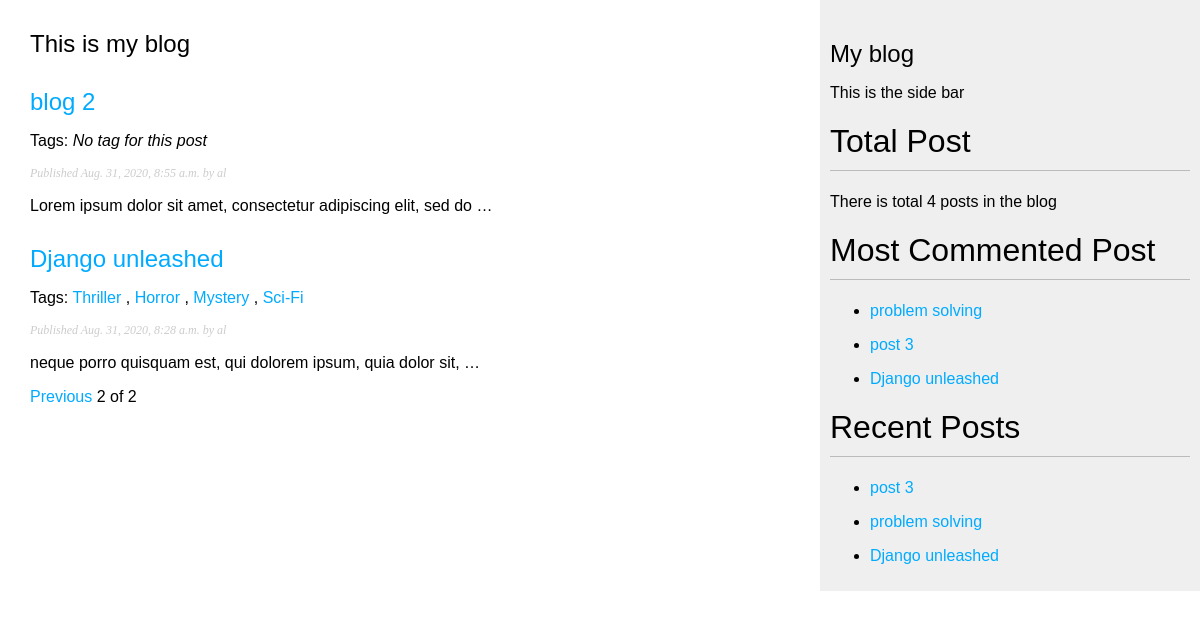
Before: /?page=2 with the older database file.
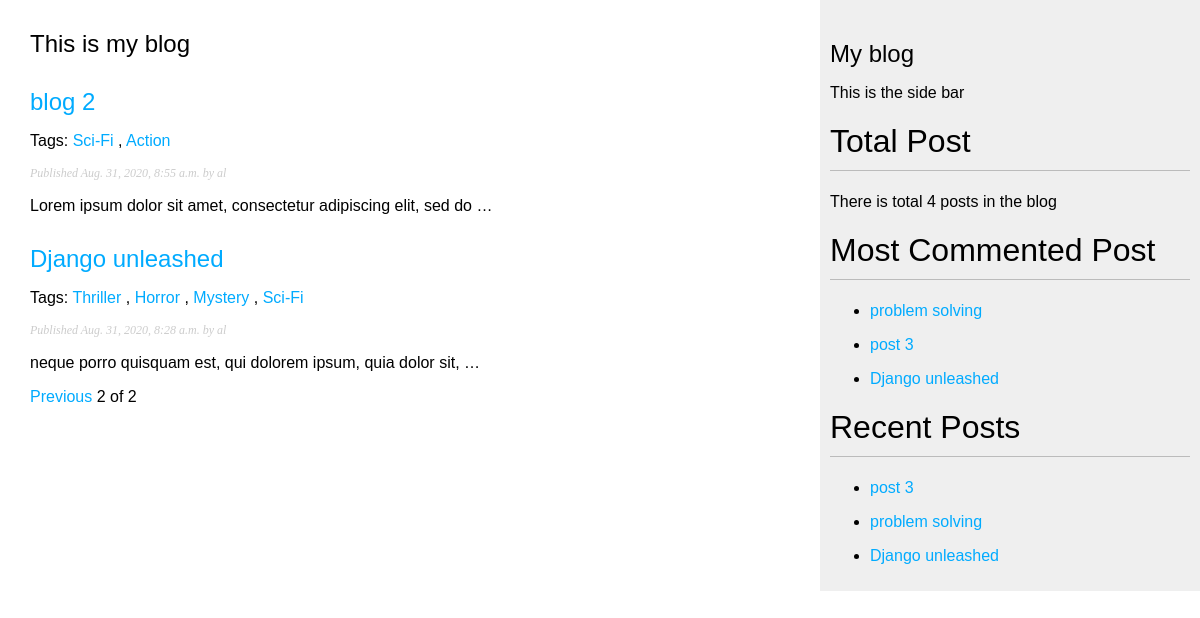
After: the same page with the newer database file.
### blog/models.py (models this page shows, shortened)
class Post(models.Model):
    STATUS_CHOICES = (
        ('draft', 'Draft'),
        ('published', 'Published')
    )
    title = models.CharField(max_length=250)
    slug = models.SlugField(max_length=250,
                            unique_for_date='publish')
    author = models.ForeignKey(User, on_delete=models.CASCADE,
                               related_name='blog_post')
    body = models.TextField()
    publish = models.DateTimeField(default=timezone.now)
    created = models.DateTimeField(auto_now_add=True)
    updated = models.DateTimeField(auto_now=True)
    status = models.CharField(max_length=10,
                              choices=STATUS_CHOICES,
                              default='draft')
    class Meta:
        ordering = ('-publish',)
    objects = models.Manager()  # default manager
    published = PublishedManager()
    tags = TaggableManager()
    def get_absolute_url(self):
        return reverse('blog:post_detail',
                       args=[self.publish.year,
                             self.publish.month,
                             self.publish.day,
                             self.slug])

### blog/views.py (the view)
# urls.py: path('', views.post_list, name='list'),
def post_list(request, tag_slug=None):
    published_posts = Post.published.all()
    tag = None
    if tag_slug:
        tag = get_object_or_404(Tag, slug=tag_slug)
        published_posts = published_posts.filter(tags__in=[tag])
    paginator = Paginator(published_posts, 2, orphans=1)
    page_number = request.GET.get('page')
    try:
        posts = paginator.page(page_number)
    except PageNotAnInteger:
        posts = paginator.page(1)
    except EmptyPage:
        posts = paginator.page(paginator.num_pages)
    return render(request, 'blog/post/list.html', {'posts': posts, 'tag': tag})

### blog/models.py (called while the page is built)
    def get_queryset(self):
        return super(PublishedManager, self).get_queryset().filter(status='published')

### blog/templatetags/blog_tags.py (called while the page is built)
@register.simple_tag
def count_posts():
    total_posts = Post.published.count()
    return total_posts

@register.simple_tag
def most_commented_posts(count=5):
    return Post.published.annotate(most_commented=Count('comment')).order_by('-most_commented')[:count]

@register.inclusion_tag('blog/post/recent_posts.html')  # a template
def recent_posts(count=5):
    recent_posts = Post.published.all().order_by('-updated')[:count]
    return {'recent_posts': recent_posts}  # a context

@register.filter(name='blah')
def markdown_text(text):
    return mark_safe(markdown.markdown(text))

### blog/templates/blog/post/list.html (shortened to what this page needs)
{% extends 'blog/base.html' %}
{% load blog_tags %} {% block title %} Post List {% endblock %}
{%block content %}
<h2>This is my blog</h2>
{% for post in posts %}
<h2>
  <a style="text-decoration: none" href="{{ post.get_absolute_url }}">{{post.title}}</a>
</h2>
<p class="tags">
  Tags:
  {% for tag in post.tags.all %}
  <a href="{% url 'blog:list_by_tag' tag.slug %}">{{ tag.name }}</a>
  {% if not forloop.last %}, {% endif %}
  {% empty %}
  <i>No tag for this post</i>
  {% endfor %}
</p>
<p class="date">Published {{ post.publish }} by {{ post.author }}</p>
{{ post.body|blah|truncatewords_html:10|linebreaks }} {% endfor %}
{% include 'blog/post/paginator.html' with page=posts %}
{% endblock %}

### blog/templates/blog/base.html (shortened to what this page needs)
{% load blog_tags %}
{% load static %}
<!DOCTYPE html>
<html lang="en">
<head>
  <link rel="stylesheet" href="{% static "blog/css/blog.css" %}">
</head>
<body>
  <div id="content">{% block content %} {% endblock %}</div>
  <div id="sidebar">
    <h2>My blog</h2>
    <p>This is the side bar</p>
    <h1>Total Post</h1>
    There is total {% count_posts %} posts in the blog
    <h1>Most Commented Post</h1>
    {% most_commented_posts 3 as most_commented_post %}
    {% for post in most_commented_post %}
    <ul>
      <li> <a href="{{ post.get_absolute_url }}">{{ post.title }}</a> </li>
    </ul>
    {% endfor %}
    {% recent_posts 3 %}
  </div>
</body>
</html>

### blog/templates/blog/post/paginator.html (shortened to what this page needs)
<div class="paginator">
  <span class="step-links">
    {% if page.has_previous %}
    <a href="?page={{ page.previous_page_number }}">Previous</a>
    {% endif %}
    {{ page.number}} of {{ page.paginator.num_pages }}
  </span>
</div>

### blog/templates/blog/post/recent_posts.html
<h1>Recent Posts </h1>
{% for post in recent_posts %}
<ul>
    <li> <a href="{{ post.get_absolute_url }}">{{ post.title }}</a></li>
</ul>
{% endfor %}

### blog/static/blog/css/blog.css (style rules this page uses)
body { margin: 0; padding: 0; font-family: helvetica, sans-serif; }
a { color: #00abff; text-decoration: none; }
h1 { font-weight: normal; border-bottom: 1px solid #bbb; padding: 0 0 10px 0; }
h2 { font-weight: normal; margin: 30px 0 0; }
#content { float: left; width: 60%; padding: 0 0 0 30px; }
#sidebar { float: right; width: 30%; padding: 10px; background: #efefef; height: 100%; }
p.date { color: #ccc; font-family: georgia, serif; font-size: 12px; font-style: italic; }

Changed rows visible on the page:
changed Post "blog 2": gains Tag (name "Sci-Fi"); no longer shows "No tag for this post"
added Tag: name "Action", shown under Post "blog 2"
